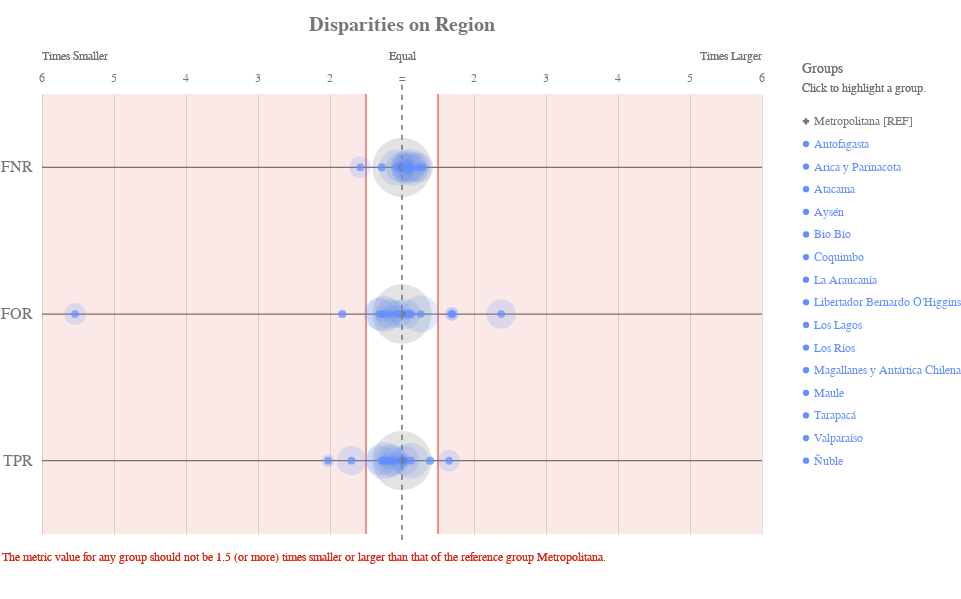

The cell this chart's notebook holds for it:
### Code cell
ap.disparity(grupo_definido, metrics, 'region', fairness_threshold = disparity_tolerance)

### Figure 1 — Vega-Lite specification as saved in the notebook (floating-point values rounded to 4 significant figures)
{"config": {"view": {"continuousWidth": 400, "continuousHeight": 300, "strokeWidth": 0}, "axisLeft": {"labelColor": "rgb(117,117,117)", "labelFont": "Arial", "labelFontSize": 16}, "title": {"align": "center", "baseline": "middle", "color": "rgb(117,117,117)", "font": "Arial", "fontSize": 20, "fontWeight": "bold"}}, "layer": [{"data": {"name": "data-9e81f56248ad8d508ddaff80d466902d"}, "mark": {"type": "rule", "stroke": "rgb(117,117,117)", "strokeWidth": 1.25, "tooltip": ""}, "encoding": {"x": {"type": "quantitative", "field": "x", "scale": {"domain": [-5, 5], "range": [40.0, 760.0]}}, "x2": {"field": "x2"}, "y": {"type": "nominal", "axis": {"domain": false, "labelAngle": 0, "labelPadding": -30, "orient": "left", "ticks": false, "title": ""}, "field": "metric", "scale": {"domain": ["FNR", "FOR", "TPR"], "range": [55.0, 495.0]}}}}, {"data": {"name": "data-79dd248bdaa0ea02c535240e8ad022c8"}, "mark": {"type": "rule", "stroke": "rgb(117,117,117)", "strokeDash": [5, 5], "strokeWidth": 1}, "encoding": {"tooltip": {"value": "Metropolitana [REF]"}, "x": {"value": 400.0}, "y": {"value": 45.83}, "y2": {"value": 504.2}}}, {"data": {"name": "data-2d710c249995d4113e43f1b0602e5d1e"}, "mark": {"type": "text", "align": "center", "color": "rgb(117,117,117)", "font": "Arial", "fontSize": 12, "fontWeight": "normal", "tooltip": ""}, "encoding": {"text": {"type": "nominal", "field": "label"}, "x": {"type": "quantitative", "field": "value", "scale": {"domain": [-5, 5], "range": [40.0, 760.0]}}, "y": {"value": 38.5}}}, {"layer": [{"mark": {"type": "text", "align": "left", "fill": "rgb(117,117,117)", "font": "Arial", "fontSize": 12, "fontWeight": "normal", "tooltip": ""}, "encoding": {"text": {"value": "Times Smaller"}, "x": {"value": 40.0}, "y": {"value": 16.5}}}, {"mark": {"type": "text", "align": "right", "fill": "rgb(117,117,117)", "font": "Arial", "fontSize": 12, "fontWeight": "normal", "tooltip": ""}, "encoding": {"text": {"value": "Times Larger"}, "x": {"value": 760.0}, "y": {"value": 16.5}}}, {"mark": {"type": "text", "align": "center", "fill": "rgb(117,117,117)", "font": "Arial", "fontSize": 12, "fontWeight": "normal", "tooltip": ""}, "encoding": {"text": {"value": "Equal"}, "x": {"value": 400.0}, "y": {"value": 16.5}}}], "data": {"name": "data-79dd248bdaa0ea02c535240e8ad022c8"}}, {"layer": [{"mark": {"type": "rule", "opacity": 0.8, "stroke": "rgb(217, 46, 28)", "strokeWidth": 1.25, "tooltip": ""}, "encoding": {"x": {"type": "quantitative", "field": "min", "scale": {"domain": [-5, 5], "range": [40.0, 760.0]}}, "y": {"value": 55.0}, "y2": {"value": 495.0}}}, {"mark": {"type": "rule", "opacity": 0.8, "stroke": "rgb(217, 46, 28)", "strokeWidth": 1.25, "tooltip": ""}, "encoding": {"x": {"type": "quantitative", "field": "max", "scale": {"domain": [-5, 5], "range": [40.0, 760.0]}}, "y": {"value": 55.0}, "y2": {"value": 495.0}}}, {"layer": [{"mark": {"type": "rect", "fill": "rgb(217, 46, 28)", "opacity": 0.1, "tooltip": ""}, "encoding": {"x": {"type": "quantitative", "field": "min", "scale": {"domain": [-5, 5], "range": [40.0, 760.0]}}, "x2": {"field": "lower_end"}, "y": {"value": 55.0}, "y2": {"value": 495.0}}}, {"mark": {"type": "rect", "fill": "rgb(217, 46, 28)", "opacity": 0.1, "tooltip": ""}, "encoding": {"x": {"type": "quantitative", "field": "max", "scale": {"domain": [-5, 5], "range": [40.0, 760.0]}}, "x2": {"field": "upper_end"}, "y": {"value": 55.0}, "y2": {"value": 495.0}}}]}, {"data": {"name": "data-79dd248bdaa0ea02c535240e8ad022c8"}, "mark": {"type": "text", "align": "left", "baseline": "top", "fill": "rgb(217, 46, 28)", "font": "Arial", "fontSize": 12, "fontWeight": "normal", "tooltip": ""}, "encoding": {"text": {"value": "The metric value for any group should not be 1.5 (or more) times smaller or larger than that of the reference group Metropolitana."}, "x": {"value": 0}, "y": {"value": 513.3}}}], "data": {"name": "data-01eb4216353c5243ec500e1fd3d7269e"}}, {"layer": [{"mark": "circle"}, {"data": {"name": "data-8e7c1457f3b0fee10e8f50a7d357bde2"}, "mark": {"type": "circle", "opacity": 0.2}, "encoding": {"color": {"condition": {"type": "nominal", "field": "attribute_value", "legend": null, "scale": {"domain": ["Metropolitana", "Antofagasta", "Arica y Parinacota", "Atacama", "Aysén", "Bio Bío", "Coquimbo", "La Araucanía", "Libertador Bernardo O'Higgins", "Los Lagos", "Los Ríos", "Magallanes y Antártica Chilena", "Maule", "Tarapacá", "Valparaíso", "Ñuble"], "range": ["rgb(117,117,117)", "rgb(100, 143, 255)", "rgb(100, 143, 255)", "rgb(100, 143, 255)", "rgb(100, 143, 255)", "rgb(100, 143, 255)", "rgb(100, 143, 255)", "rgb(100, 143, 255)", "rgb(100, 143, 255)", "rgb(100, 143, 255)", "rgb(100, 143, 255)", "rgb(100, 143, 255)", "rgb(100, 143, 255)", "rgb(100, 143, 255)", "rgb(100, 143, 255)", "rgb(100, 143, 255)"]}, "selection": "selector001"}, "value": "rgb(224,224,224)"}, "size": {"type": "quantitative", "field": "group_size", "legend": null, "scale": {"domain": [0, 4104.0], "range": [0, 4224.0]}}, "tooltip": [{"type": "nominal", "field": "attribute_value", "title": "Group"}, {"type": "nominal", "field": "tooltip_group_size", "title": "Group Size"}, {"type": "nominal", "field": "tooltip_disparity_explanation_fnr", "title": "Disparity"}, {"type": "quantitative", "field": "fnr", "format": ".2f", "title": "FNR"}], "x": {"type": "quantitative", "axis": {"domain": false, "labels": false, "ticks": false, "title": null, "values": [1, 2, 3, 4, 5, -5, -4, -3, -2, -1]}, "field": "fnr_disparity_scaled", "scale": {"domain": [-5, 5], "range": [40.0, 760.0]}}, "y": {"type": "nominal", "axis": {"domain": false, "grid": false, "labels": false, "ticks": false, "title": " "}, "field": "metric_variable", "scale": {"domain": ["FNR", "FOR", "TPR"], "range": [55.0, 495.0]}}}, "selection": {"selector003": {"type": "multi", "empty": "all", "fields": ["attribute_value"]}}, "transform": [{"calculate": "'FNR'", "as": "metric_variable"}]}, {"data": {"name": "data-8e7c1457f3b0fee10e8f50a7d357bde2"}, "mark": {"type": "circle", "opacity": 0.2}, "encoding": {"color": {"condition": {"type": "nominal", "field": "attribute_value", "legend": null, "scale": {"domain": ["Metropolitana", "Antofagasta", "Arica y Parinacota", "Atacama", "Aysén", "Bio Bío", "Coquimbo", "La Araucanía", "Libertador Bernardo O'Higgins", "Los Lagos", "Los Ríos", "Magallanes y Antártica Chilena", "Maule", "Tarapacá", "Valparaíso", "Ñuble"], "range": ["rgb(117,117,117)", "rgb(100, 143, 255)", "rgb(100, 143, 255)", "rgb(100, 143, 255)", "rgb(100, 143, 255)", "rgb(100, 143, 255)", "rgb(100, 143, 255)", "rgb(100, 143, 255)", "rgb(100, 143, 255)", "rgb(100, 143, 255)", "rgb(100, 143, 255)", "rgb(100, 143, 255)", "rgb(100, 143, 255)", "rgb(100, 143, 255)", "rgb(100, 143, 255)", "rgb(100, 143, 255)"]}, "selection": "selector001"}, "value": "rgb(224,224,224)"}, "size": {"type": "quantitative", "field": "group_size", "legend": null, "scale": {"domain": [0, 4104.0], "range": [0, 4224.0]}}, "tooltip": [{"type": "nominal", "field": "attribute_value", "title": "Group"}, {"type": "nominal", "field": "tooltip_group_size", "title": "Group Size"}, {"type": "nominal", "field": "tooltip_disparity_explanation_for", "title": "Disparity"}, {"type": "quantitative", "field": "for", "format": ".2f", "title": "FOR"}], "x": {"type": "quantitative", "axis": {"domain": false, "labels": false, "ticks": false, "title": null, "values": [1, 2, 3, 4, 5, -5, -4, -3, -2, -1]}, "field": "for_disparity_scaled", "scale": {"domain": [-5, 5], "range": [40.0, 760.0]}}, "y": {"type": "nominal", "axis": {"domain": false, "grid": false, "labels": false, "ticks": false, "title": " "}, "field": "metric_variable", "scale": {"domain": ["FNR", "FOR", "TPR"], "range": [55.0, 495.0]}}}, "selection": {"selector005": {"type": "multi", "empty": "all", "fields": ["attribute_value"]}}, "transform": [{"calculate": "'FOR'", "as": "metric_variable"}]}, {"data": {"name": "data-8e7c1457f3b0fee10e8f50a7d357bde2"}, "mark": {"type": "circle", "opacity": 0.2}, "encoding": {"color": {"condition": {"type": "nominal", "field": "attribute_value", "legend": null, "scale": {"domain": ["Metropolitana", "Antofagasta", "Arica y Parinacota", "Atacama", "Aysén", "Bio Bío", "Coquimbo", "La Araucanía", "Libertador Bernardo O'Higgins", "Los Lagos", "Los Ríos", "Magallanes y Antártica Chilena", "Maule", "Tarapacá", "Valparaíso", "Ñuble"], "range": ["rgb(117,117,117)", "rgb(100, 143, 255)", "rgb(100, 143, 255)", "rgb(100, 143, 255)", "rgb(100, 143, 255)", "rgb(100, 143, 255)", "rgb(100, 143, 255)", "rgb(100, 143, 255)", "rgb(100, 143, 255)", "rgb(100, 143, 255)", "rgb(100, 143, 255)", "rgb(100, 143, 255)", "rgb(100, 143, 255)", "rgb(100, 143, 255)", "rgb(100, 143, 255)", "rgb(100, 143, 255)"]}, "selection": "selector001"}, "value": "rgb(224,224,224)"}, "size": {"type": "quantitative", "field": "group_size", "legend": null, "scale": {"domain": [0, 4104.0], "range": [0, 4224.0]}}, "tooltip": [{"type": "nominal", "field": "attribute_value", "title": "Group"}, {"type": "nominal", "field": "tooltip_group_size", "title": "Group Size"}, {"type": "nominal", "field": "tooltip_disparity_explanation_tpr", "title": "Disparity"}, {"type": "quantitative", "field": "tpr", "format": ".2f", "title": "TPR"}], "x": {"type": "quantitative", "axis": {"domain": false, "labels": false, "ticks": false, "title": null, "values": [1, 2, 3, 4, 5, -5, -4, -3, -2, -1]}, "field": "tpr_disparity_scaled", "scale": {"domain": [-5, 5], "range": [40.0, 760.0]}}, "y": {"type": "nominal", "axis": {"domain": false, "grid": false, "labels": false, "ticks": false, "title": " "}, "field": "metric_variable", "scale": {"domain": ["FNR", "FOR", "TPR"], "range": [55.0, 495.0]}}}, "selection": {"selector007": {"type": "multi", "empty": "all", "fields": ["attribute_value"]}}, "transform": [{"calculate": "'TPR'", "as": "metric_variable"}]}, {"layer": [{"mark": "point"}, {"data": {"name": "data-8e7c1457f3b0fee10e8f50a7d357bde2"}, "mark": {"type": "point", "filled": true, "size": 60}, "encoding": {"color": {"condition": {"type": "nominal", "field": "attribute_value", "legend": null, "scale": {"domain": ["Metropolitana", "Antofagasta", "Arica y Parinacota", "Atacama", "Aysén", "Bio Bío", "Coquimbo", "La Araucanía", "Libertador Bernardo O'Higgins", "Los Lagos", "Los Ríos", "Magallanes y Antártica Chilena", "Maule", "Tarapacá", "Valparaíso", "Ñuble"], "range": ["rgb(117,117,117)", "rgb(100, 143, 255)", "rgb(100, 143, 255)", "rgb(100, 143, 255)", "rgb(100, 143, 255)", "rgb(100, 143, 255)", "rgb(100, 143, 255)", "rgb(100, 143, 255)", "rgb(100, 143, 255)", "rgb(100, 143, 255)", "rgb(100, 143, 255)", "rgb(100, 143, 255)", "rgb(100, 143, 255)", "rgb(100, 143, 255)", "rgb(100, 143, 255)", "rgb(100, 143, 255)"]}, "selection": "selector001"}, "value": "rgb(224,224,224)"}, "shape": {"type": "nominal", "field": "attribute_value", "legend": null, "scale": {"domain": ["Metropolitana", "Antofagasta", "Arica y Parinacota", "Atacama", "Aysén", "Bio Bío", "Coquimbo", "La Araucanía", "Libertador Bernardo O'Higgins", "Los Lagos", "Los Ríos", "Magallanes y Antártica Chilena", "Maule", "Tarapacá", "Valparaíso", "Ñuble"], "range": ["cross", "circle", "circle", "circle", "circle", "circle", "circle", "circle", "circle", "circle", "circle", "circle", "circle", "circle", "circle", "circle"]}}, "tooltip": [{"type": "nominal", "field": "attribute_value", "title": "Group"}, {"type": "nominal", "field": "tooltip_group_size", "title": "Group Size"}, {"type": "nominal", "field": "tooltip_disparity_explanation_fnr", "title": "Disparity"}, {"type": "quantitative", "field": "fnr", "format": ".2f", "title": "FNR"}], "x": {"type": "quantitative", "axis": {"domain": false, "labels": false, "ticks": false, "title": null, "values": [1, 2, 3, 4, 5, -5, -4, -3, -2, -1]}, "field": "fnr_disparity_scaled", "scale": {"domain": [-5, 5], "range": [40.0, 760.0]}}, "y": {"type": "nominal", "axis": {"domain": false, "grid": false, "labels": false, "ticks": false, "title": " "}, "field": "metric_variable", "scale": {"domain": ["FNR", "FOR", "TPR"], "range": [55.0, 495.0]}}}, "selection": {"selector002": {"type": "multi", "empty": "all", "fields": ["attribute_value"]}}, "transform": [{"calculate": "'FNR'", "as": "metric_variable"}]}, {"data": {"name": "data-8e7c1457f3b0fee10e8f50a7d357bde2"}, "mark": {"type": "point", "filled": true, "size": 60}, "encoding": {"color": {"condition": {"type": "nominal", "field": "attribute_value", "legend": null, "scale": {"domain": ["Metropolitana", "Antofagasta", "Arica y Parinacota", "Atacama", "Aysén", "Bio Bío", "Coquimbo", "La Araucanía", "Libertador Bernardo O'Higgins", "Los Lagos", "Los Ríos", "Magallanes y Antártica Chilena", "Maule", "Tarapacá", "Valparaíso", "Ñuble"], "range": ["rgb(117,117,117)", "rgb(100, 143, 255)", "rgb(100, 143, 255)", "rgb(100, 143, 255)", "rgb(100, 143, 255)", "rgb(100, 143, 255)", "rgb(100, 143, 255)", "rgb(100, 143, 255)", "rgb(100, 143, 255)", "rgb(100, 143, 255)", "rgb(100, 143, 255)", "rgb(100, 143, 255)", "rgb(100, 143, 255)", "rgb(100, 143, 255)", "rgb(100, 143, 255)", "rgb(100, 143, 255)"]}, "selection": "selector001"}, "value": "rgb(224,224,224)"}, "shape": {"type": "nominal", "field": "attribute_value", "legend": null, "scale": {"domain": ["Metropolitana", "Antofagasta", "Arica y Parinacota", "Atacama", "Aysén", "Bio Bío", "Coquimbo", "La Araucanía", "Libertador Bernardo O'Higgins", "Los Lagos", "Los Ríos", "Magallanes y Antártica Chilena", "Maule", "Tarapacá", "Valparaíso", "Ñuble"], "range": ["cross", "circle", "circle", "circle", "circle", "circle", "circle", "circle", "circle", "circle", "circle", "circle", "circle", "circle", "circle", "circle"]}}, "tooltip": [{"type": "nominal", "field": "attribute_value", "title": "Group"}, {"type": "nominal", "field": "tooltip_group_size", "title": "Group Size"}, {"type": "nominal", "field": "tooltip_disparity_explanation_for", "title": "Disparity"}, {"type": "quantitative", "field": "for", "format": ".2f", "title": "FOR"}], "x": {"type": "quantitative", "axis": {"domain": false, "labels": false, "ticks": false, "title": null, "values": [1, 2, 3, 4, 5, -5, -4, -3, -2, -1]}, "field": "for_disparity_scaled", "scale": {"domain": [-5, 5], "range": [40.0, 760.0]}}, "y": {"type": "nominal", "axis": {"domain": false, "grid": false, "labels": false, "ticks": false, "title": " "}, "field": "metric_variable", "scale": {"domain": ["FNR", "FOR", "TPR"], "range": [55.0, 495.0]}}}, "selection": {"selector004": {"type": "multi", "empty": "all", "fields": ["attribute_value"]}}, "transform": [{"calculate": "'FOR'", "as": "metric_variable"}]}, {"data": {"name": "data-8e7c1457f3b0fee10e8f50a7d357bde2"}, "mark": {"type": "point", "filled": true, "size": 60}, "encoding": {"color": {"condition": {"type": "nominal", "field": "attribute_value", "legend": null, "scale": {"domain": ["Metropolitana", "Antofagasta", "Arica y Parinacota", "Atacama", "Aysén", "Bio Bío", "Coquimbo", "La Araucanía", "Libertador Bernardo O'Higgins", "Los Lagos", "Los Ríos", "Magallanes y Antártica Chilena", "Maule", "Tarapacá", "Valparaíso", "Ñuble"], "range": ["rgb(117,117,117)", "rgb(100, 143, 255)", "rgb(100, 143, 255)", "rgb(100, 143, 255)", "rgb(100, 143, 255)", "rgb(100, 143, 255)", "rgb(100, 143, 255)", "rgb(100, 143, 255)", "rgb(100, 143, 255)", "rgb(100, 143, 255)", "rgb(100, 143, 255)", "rgb(100, 143, 255)", "rgb(100, 143, 255)", "rgb(100, 143, 255)", "rgb(100, 143, 255)", "rgb(100, 143, 255)"]}, "selection": "selector001"}, "value": "rgb(224,224,224)"}, "shape": {"type": "nominal", "field": "attribute_value", "legend": null, "scale": {"domain": ["Metropolitana", "Antofagasta", "Arica y Parinacota", "Atacama", "Aysén", "Bio Bío", "Coquimbo", "La Araucanía", "Libertador Bernardo O'Higgins", "Los Lagos", "Los Ríos", "Magallanes y Antártica Chilena", "Maule", "Tarapacá", "Valparaíso", "Ñuble"], "range": ["cross", "circle", "circle", "circle", "circle", "circle", "circle", "circle", "circle", "circle", "circle", "circle", "circle", "circle", "circle", "circle"]}}, "tooltip": [{"type": "nominal", "field": "attribute_value", "title": "Group"}, {"type": "nominal", "field": "tooltip_group_size", "title": "Group Size"}, {"type": "nominal", "field": "tooltip_disparity_explanation_tpr", "title": "Disparity"}, {"type": "quantitative", "field": "tpr", "format": ".2f", "title": "TPR"}], "x": {"type": "quantitative", "axis": {"domain": false, "labels": false, "ticks": false, "title": null, "values": [1, 2, 3, 4, 5, -5, -4, -3, -2, -1]}, "field": "tpr_disparity_scaled", "scale": {"domain": [-5, 5], "range": [40.0, 760.0]}}, "y": {"type": "nominal", "axis": {"domain": false, "grid": false, "labels": false, "ticks": false, "title": " "}, "field": "metric_variable", "scale": {"domain": ["FNR", "FOR", "TPR"], "range": [55.0, 495.0]}}}, "selection": {"selector006": {"type": "multi", "empty": "all", "fields": ["attribute_value"]}}, "transform": [{"calculate": "'TPR'", "as": "metric_variable"}]}]}]}, {"layer": [{"mark": {"type": "point", "filled": true, "opacity": 1, "size": 39.48}, "encoding": {"color": {"condition": {"type": "nominal", "field": "attribute_value", "legend": null, "scale": {"domain": ["Metropolitana", "Antofagasta", "Arica y Parinacota", "Atacama", "Aysén", "Bio Bío", "Coquimbo", "La Araucanía", "Libertador Bernardo O'Higgins", "Los Lagos", "Los Ríos", "Magallanes y Antártica Chilena", "Maule", "Tarapacá", "Valparaíso", "Ñuble"], "range": ["rgb(117,117,117)", "rgb(100, 143, 255)", "rgb(100, 143, 255)", "rgb(100, 143, 255)", "rgb(100, 143, 255)", "rgb(100, 143, 255)", "rgb(100, 143, 255)", "rgb(100, 143, 255)", "rgb(100, 143, 255)", "rgb(100, 143, 255)", "rgb(100, 143, 255)", "rgb(100, 143, 255)", "rgb(100, 143, 255)", "rgb(100, 143, 255)", "rgb(100, 143, 255)", "rgb(100, 143, 255)"]}, "selection": "selector001"}, "value": "rgb(224,224,224)"}, "shape": {"type": "nominal", "field": "attribute_value", "legend": null, "scale": {"domain": ["Metropolitana", "Antofagasta", "Arica y Parinacota", "Atacama", "Aysén", "Bio Bío", "Coquimbo", "La Araucanía", "Libertador Bernardo O'Higgins", "Los Lagos", "Los Ríos", "Magallanes y Antártica Chilena", "Maule", "Tarapacá", "Valparaíso", "Ñuble"], "range": ["cross", "circle", "circle", "circle", "circle", "circle", "circle", "circle", "circle", "circle", "circle", "circle", "circle", "circle", "circle", "circle"]}}, "x": {"value": 804}, "y": {"type": "nominal", "axis": {"domain": false, "grid": false, "labels": false, "ticks": false, "title": " "}, "field": "attribute_value", "scale": {"domain": ["Metropolitana", "Antofagasta", "Arica y Parinacota", "Atacama", "Aysén", "Bio Bío", "Coquimbo", "La Araucanía", "Libertador Bernardo O'Higgins", "Los Lagos", "Los Ríos", "Magallanes y Antártica Chilena", "Maule", "Tarapacá", "Valparaíso", "Ñuble"], "range": [71, 433]}}}, "selection": {"selector001": {"type": "multi", "empty": "all", "fields": ["attribute_value"]}}}, {"mark": {"type": "text", "align": "left", "baseline": "middle", "font": "Arial", "fontSize": 12, "fontWeight": "normal"}, "encoding": {"color": {"condition": {"type": "nominal", "field": "attribute_value", "legend": null, "scale": {"domain": ["Metropolitana", "Antofagasta", "Arica y Parinacota", "Atacama", "Aysén", "Bio Bío", "Coquimbo", "La Araucanía", "Libertador Bernardo O'Higgins", "Los Lagos", "Los Ríos", "Magallanes y Antártica Chilena", "Maule", "Tarapacá", "Valparaíso", "Ñuble"], "range": ["rgb(117,117,117)", "rgb(100, 143, 255)", "rgb(100, 143, 255)", "rgb(100, 143, 255)", "rgb(100, 143, 255)", "rgb(100, 143, 255)", "rgb(100, 143, 255)", "rgb(100, 143, 255)", "rgb(100, 143, 255)", "rgb(100, 143, 255)", "rgb(100, 143, 255)", "rgb(100, 143, 255)", "rgb(100, 143, 255)", "rgb(100, 143, 255)", "rgb(100, 143, 255)", "rgb(100, 143, 255)"]}, "selection": "selector001"}, "value": "rgb(224,224,224)"}, "text": {"type": "nominal", "field": "label"}, "x": {"value": 812}, "y": {"type": "nominal", "axis": {"domain": false, "grid": false, "labels": false, "ticks": false, "title": " "}, "field": "attribute_value", "scale": {"domain": ["Metropolitana", "Antofagasta", "Arica y Parinacota", "Atacama", "Aysén", "Bio Bío", "Coquimbo", "La Araucanía", "Libertador Bernardo O'Higgins", "Los Lagos", "Los Ríos", "Magallanes y Antártica Chilena", "Maule", "Tarapacá", "Valparaíso", "Ñuble"], "range": [71, 433]}}}, "selection": {"selector008": {"type": "multi", "empty": "all", "fields": ["attribute_value"]}}}, {"data": {"name": "data-79dd248bdaa0ea02c535240e8ad022c8"}, "mark": {"type": "text", "align": "left", "baseline": "middle", "color": "rgb(117,117,117)", "font": "Arial", "fontSize": 12, "fontWeight": "normal"}, "encoding": {"text": {"value": "Click to highlight a group."}, "x": {"value": 800}, "y": {"value": 49}}}, {"data": {"name": "data-79dd248bdaa0ea02c535240e8ad022c8"}, "mark": {"type": "text", "align": "left", "baseline": "middle", "color": "rgb(117,117,117)", "font": "Arial", "fontSize": 14, "fontWeight": "normal"}, "encoding": {"text": {"value": "Groups"}, "x": {"value": 800}, "y": {"value": 30}}}], "data": {"name": "data-7ebefffb3323e64a7ab0617c614ff136"}}], "height": 550, "padding": {"top": 15, "bottom": 10}, "resolve": {"scale": {"size": "independent", "y": "independent"}}, "title": "Disparities on Region", "width": 800, "$schema": "https://vega.github.io/schema/vega-lite/v4.8.1.json", "datasets": {"data-9e81f56248ad8d508ddaff80d466902d": [{"metric": "FNR", "x": -5, "x2": 5}, {"metric": "FOR", "x": -5, "x2": 5}, {"metric": "TPR", "x": -5, "x2": 5}], "data-79dd248bdaa0ea02c535240e8ad022c8": [{"a": 1, "b": 0}, {"a": 1, "b": 0}], "data-2d710c249995d4113e43f1b0602e5d1e": [{"value": 1, "label": 2}, {"value": 2, "label": 3}, {"value": 3, "label": 4}, {"value": 4, "label": 5}, {"value": 5, "label": 6}, {"value": -5, "label": 6}, {"value": -4, "label": 5}, {"value": -3, "label": 4}, {"value": -2, "label": 3}, {"value": -1, "label": 2}, {"value": 0, "label": "="}], "data-01eb4216353c5243ec500e1fd3d7269e": [{"min": -0.5, "max": 0.5, "lower_end": -5, "upper_end": 5}], "data-8e7c1457f3b0fee10e8f50a7d357bde2": [{"attribute_name": "region", "attribute_value": "Antofagasta", "group_size": 184, "total_entities": 11987, "fnr": 0.6296, "for": 0.3542, "tpr": 0.3704, "fnr_disparity": 0.983, "for_disparity": 1.687, "tpr_disparity": 1.03, "fnr_disparity_scaled": -0.01726, "for_disparity_scaled": 0.6874, "tpr_disparity_scaled": 0.03023, "tooltip_group_size": "184 (1.53%)", "tooltip_disparity_explanation_fnr": "1.02 times smaller FNR than the reference group", "tooltip_disparity_explanation_for": "1.69 times larger FOR than the reference group", "tooltip_disparity_explanation_tpr": "1.03 times larger TPR than the reference group"}, {"attribute_name": "region", "attribute_value": "Arica y Parinacota", "group_size": 168, "total_entities": 11987, "fnr": 0.8226, "for": 0.3566, "tpr": 0.1774, "fnr_disparity": 1.284, "for_disparity": 1.699, "tpr_disparity": 0.4935, "fnr_disparity_scaled": 0.2843, "for_disparity_scaled": 0.6992, "tpr_disparity_scaled": -1.026, "tooltip_group_size": "168 (1.40%)", "tooltip_disparity_explanation_fnr": "1.28 times larger FNR than the reference group", "tooltip_disparity_explanation_for": "1.70 times larger FOR than the reference group", "tooltip_disparity_explanation_tpr": "2.03 times smaller TPR than the reference group"}, {"attribute_name": "region", "attribute_value": "Atacama", "group_size": 465, "total_entities": 11987, "fnr": 0.4054, "for": 0.03788, "tpr": 0.5946, "fnr_disparity": 0.633, "for_disparity": 0.1805, "tpr_disparity": 1.654, "fnr_disparity_scaled": -0.5799, "for_disparity_scaled": -4.541, "tpr_disparity_scaled": 0.6539, "tooltip_group_size": "465 (3.88%)", "tooltip_disparity_explanation_fnr": "1.58 times smaller FNR than the reference group", "tooltip_disparity_explanation_for": "5.54 times smaller FOR than the reference group", "tooltip_disparity_explanation_tpr": "1.65 times larger TPR than the reference group"}, {"attribute_name": "region", "attribute_value": "Aysén", "group_size": 103, "total_entities": 11987, "fnr": 0.6296, "for": 0.2361, "tpr": 0.3704, "fnr_disparity": 0.983, "for_disparity": 1.125, "tpr_disparity": 1.03, "fnr_disparity_scaled": -0.01726, "for_disparity_scaled": 0.125, "tpr_disparity_scaled": 0.03023, "tooltip_group_size": "103 (0.86%)", "tooltip_disparity_explanation_fnr": "1.02 times smaller FNR than the reference group", "tooltip_disparity_explanation_for": "1.12 times larger FOR than the reference group", "tooltip_disparity_explanation_tpr": "1.03 times larger TPR than the reference group"}, {"attribute_name": "region", "attribute_value": "Bio Bío", "group_size": 1252, "total_entities": 11987, "fnr": 0.596, "for": 0.1679, "tpr": 0.404, "fnr_disparity": 0.9306, "for_disparity": 0.8, "tpr_disparity": 1.124, "fnr_disparity_scaled": -0.07461, "for_disparity_scaled": -0.25, "tpr_disparity_scaled": 0.1237, "tooltip_group_size": "1,252 (10.44%)", "tooltip_disparity_explanation_fnr": "1.07 times smaller FNR than the reference group", "tooltip_disparity_explanation_for": "1.25 times smaller FOR than the reference group", "tooltip_disparity_explanation_tpr": "1.12 times larger TPR than the reference group"}, {"attribute_name": "region", "attribute_value": "Coquimbo", "group_size": 839, "total_entities": 11987, "fnr": 0.6283, "for": 0.1791, "tpr": 0.3717, "fnr_disparity": 0.9809, "for_disparity": 0.8533, "tpr_disparity": 1.034, "fnr_disparity_scaled": -0.01946, "for_disparity_scaled": -0.1719, "tpr_disparity_scaled": 0.034, "tooltip_group_size": "839 (7.00%)", "tooltip_disparity_explanation_fnr": "1.02 times smaller FNR than the reference group", "tooltip_disparity_explanation_for": "1.17 times smaller FOR than the reference group", "tooltip_disparity_explanation_tpr": "1.03 times larger TPR than the reference group"}, {"attribute_name": "region", "attribute_value": "La Araucanía", "group_size": 1324, "total_entities": 11987, "fnr": 0.7118, "for": 0.2644, "tpr": 0.2882, "fnr_disparity": 1.111, "for_disparity": 1.26, "tpr_disparity": 0.8016, "fnr_disparity_scaled": 0.1114, "for_disparity_scaled": 0.2598, "tpr_disparity_scaled": -0.2475, "tooltip_group_size": "1,324 (11.05%)", "tooltip_disparity_explanation_fnr": "1.11 times larger FNR than the reference group", "tooltip_disparity_explanation_for": "1.26 times larger FOR than the reference group", "tooltip_disparity_explanation_tpr": "1.25 times smaller TPR than the reference group"}, {"attribute_name": "region", "attribute_value": "Libertador Bernardo O'Higgins", "group_size": 1034, "total_entities": 11987, "fnr": 0.6869, "for": 0.1607, "tpr": 0.3131, "fnr_disparity": 1.072, "for_disparity": 0.7654, "tpr_disparity": 0.8709, "fnr_disparity_scaled": 0.07248, "for_disparity_scaled": -0.3064, "tpr_disparity_scaled": -0.1483, "tooltip_group_size": "1,034 (8.63%)", "tooltip_disparity_explanation_fnr": "1.07 times larger FNR than the reference group", "tooltip_disparity_explanation_for": "1.31 times smaller FOR than the reference group", "tooltip_disparity_explanation_tpr": "1.15 times smaller TPR than the reference group"}, {"attribute_name": "region", "attribute_value": "Los Lagos", "group_size": 842, "total_entities": 11987, "fnr": 0.7888, "for": 0.4993, "tpr": 0.2112, "fnr_disparity": 1.231, "for_disparity": 2.379, "tpr_disparity": 0.5876, "fnr_disparity_scaled": 0.2315, "for_disparity_scaled": 1.379, "tpr_disparity_scaled": -0.7019, "tooltip_group_size": "842 (7.02%)", "tooltip_disparity_explanation_fnr": "1.23 times larger FNR than the reference group", "tooltip_disparity_explanation_for": "2.38 times larger FOR than the reference group", "tooltip_disparity_explanation_tpr": "1.70 times smaller TPR than the reference group"}, {"attribute_name": "region", "attribute_value": "Los Ríos", "group_size": 252, "total_entities": 11987, "fnr": 0.6981, "for": 0.1667, "tpr": 0.3019, "fnr_disparity": 1.09, "for_disparity": 0.7941, "tpr_disparity": 0.8397, "fnr_disparity_scaled": 0.08996, "for_disparity_scaled": -0.2593, "tpr_disparity_scaled": -0.1909, "tooltip_group_size": "252 (2.10%)", "tooltip_disparity_explanation_fnr": "1.09 times larger FNR than the reference group", "tooltip_disparity_explanation_for": "1.26 times smaller FOR than the reference group", "tooltip_disparity_explanation_tpr": "1.19 times smaller TPR than the reference group"}, {"attribute_name": "region", "attribute_value": "Magallanes y Antártica Chilena", "group_size": 136, "total_entities": 11987, "fnr": 0.7059, "for": 0.2243, "tpr": 0.2941, "fnr_disparity": 1.102, "for_disparity": 1.069, "tpr_disparity": 0.8181, "fnr_disparity_scaled": 0.1021, "for_disparity_scaled": 0.06868, "tpr_disparity_scaled": -0.2223, "tooltip_group_size": "136 (1.13%)", "tooltip_disparity_explanation_fnr": "1.10 times larger FNR than the reference group", "tooltip_disparity_explanation_for": "1.07 times larger FOR than the reference group", "tooltip_disparity_explanation_tpr": "1.22 times smaller TPR than the reference group"}, {"attribute_name": "region", "attribute_value": "Maule", "group_size": 880, "total_entities": 11987, "fnr": 0.7206, "for": 0.2197, "tpr": 0.2794, "fnr_disparity": 1.125, "for_disparity": 1.047, "tpr_disparity": 0.7772, "fnr_disparity_scaled": 0.125, "for_disparity_scaled": 0.04691, "tpr_disparity_scaled": -0.2866, "tooltip_group_size": "880 (7.34%)", "tooltip_disparity_explanation_fnr": "1.13 times larger FNR than the reference group", "tooltip_disparity_explanation_for": "1.05 times larger FOR than the reference group", "tooltip_disparity_explanation_tpr": "1.29 times smaller TPR than the reference group"}, {"attribute_name": "region", "attribute_value": "Metropolitana", "group_size": 3420, "total_entities": 11987, "fnr": 0.6405, "for": 0.2099, "tpr": 0.3595, "fnr_disparity": 1.0, "for_disparity": 1.0, "tpr_disparity": 1.0, "fnr_disparity_scaled": 0.0, "for_disparity_scaled": 0.0, "tpr_disparity_scaled": 0.0, "tooltip_group_size": "3,420 (28.53%)", "tooltip_disparity_explanation_fnr": "Reference group", "tooltip_disparity_explanation_for": "Reference group", "tooltip_disparity_explanation_tpr": "Reference group"}, {"attribute_name": "region", "attribute_value": "Tarapacá", "group_size": 81, "total_entities": 11987, "fnr": 0.5, "for": 0.1148, "tpr": 0.5, "fnr_disparity": 0.7806, "for_disparity": 0.5467, "tpr_disparity": 1.391, "fnr_disparity_scaled": -0.281, "for_disparity_scaled": -0.829, "tpr_disparity_scaled": 0.3908, "tooltip_group_size": "81 (0.68%)", "tooltip_disparity_explanation_fnr": "1.28 times smaller FNR than the reference group", "tooltip_disparity_explanation_for": "1.83 times smaller FOR than the reference group", "tooltip_disparity_explanation_tpr": "1.39 times larger TPR than the reference group"}, {"attribute_name": "region", "attribute_value": "Valparaíso", "group_size": 756, "total_entities": 11987, "fnr": 0.6813, "for": 0.1981, "tpr": 0.3187, "fnr_disparity": 1.064, "for_disparity": 0.9438, "tpr_disparity": 0.8864, "fnr_disparity_scaled": 0.06374, "for_disparity_scaled": -0.05958, "tpr_disparity_scaled": -0.1281, "tooltip_group_size": "756 (6.31%)", "tooltip_disparity_explanation_fnr": "1.06 times larger FNR than the reference group", "tooltip_disparity_explanation_for": "1.06 times smaller FOR than the reference group", "tooltip_disparity_explanation_tpr": "1.13 times smaller TPR than the reference group"}, {"attribute_name": "region", "attribute_value": "Ñuble", "group_size": 251, "total_entities": 11987, "fnr": 0.6607, "for": 0.1947, "tpr": 0.3393, "fnr_disparity": 1.032, "for_disparity": 0.9278, "tpr_disparity": 0.9438, "fnr_disparity_scaled": 0.03157, "for_disparity_scaled": -0.07779, "tpr_disparity_scaled": -0.05959, "tooltip_group_size": "251 (2.09%)", "tooltip_disparity_explanation_fnr": "1.03 times larger FNR than the reference group", "tooltip_disparity_explanation_for": "1.08 times smaller FOR than the reference group", "tooltip_disparity_explanation_tpr": "1.06 times smaller TPR than the reference group"}], "data-7ebefffb3323e64a7ab0617c614ff136": [{"attribute_value": "Metropolitana", "label": "Metropolitana [REF]"}, {"attribute_value": "Antofagasta", "label": "Antofagasta"}, {"attribute_value": "Arica y Parinacota", "label": "Arica y Parinacota"}, {"attribute_value": "Atacama", "label": "Atacama"}, {"attribute_value": "Aysén", "label": "Aysén"}, {"attribute_value": "Bio Bío", "label": "Bio Bío"}, {"attribute_value": "Coquimbo", "label": "Coquimbo"}, {"attribute_value": "La Araucanía", "label": "La Araucanía"}, {"attribute_value": "Libertador Bernardo O'Higgins", "label": "Libertador Bernardo O'Higgins"}, {"attribute_value": "Los Lagos", "label": "Los Lagos"}, {"attribute_value": "Los Ríos", "label": "Los Ríos"}, {"attribute_value": "Magallanes y Antártica Chilena", "label": "Magallanes y Antártica Chilena"}, {"attribute_value": "Maule", "label": "Maule"}, {"attribute_value": "Tarapacá", "label": "Tarapacá"}, {"attribute_value": "Valparaíso", "label": "Valparaíso"}, {"attribute_value": "Ñuble", "label": "Ñuble"}]}}
